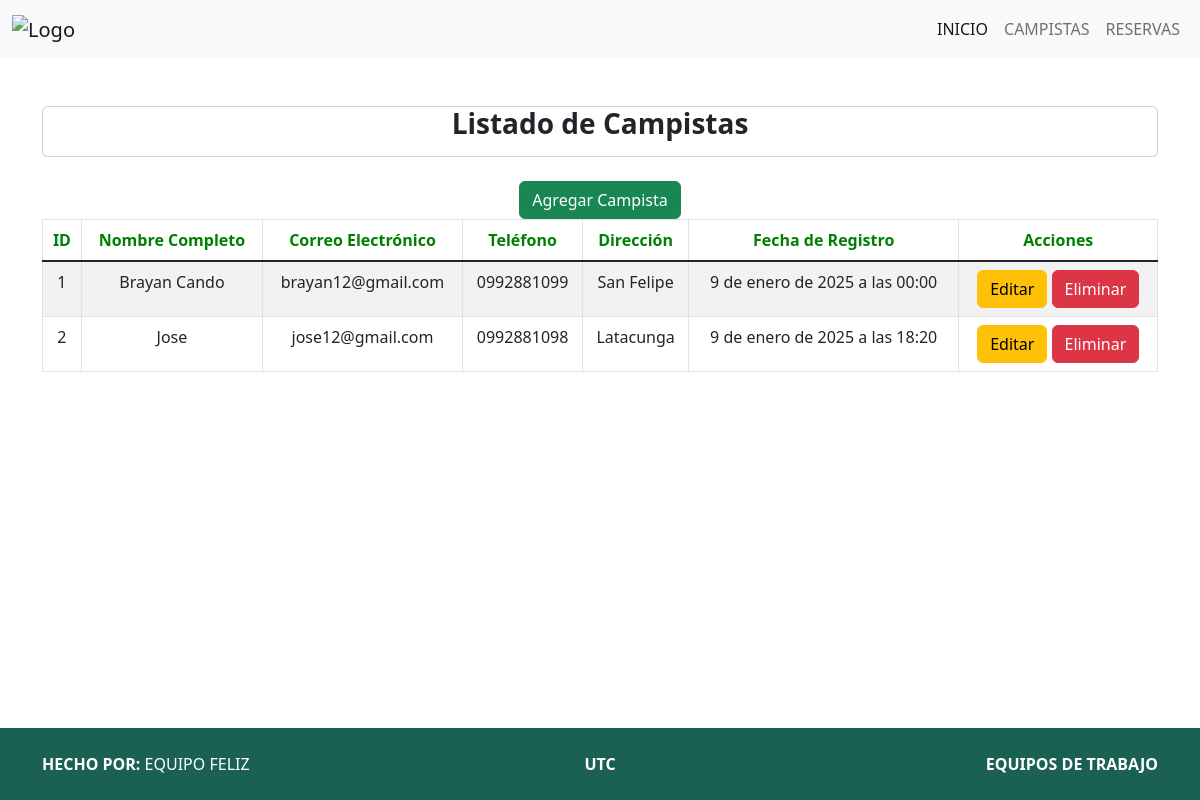
Screenshot of /listadoCampistas/ with the database file from the repository.
### Aplicaciones/naturaleza/models.py (models this page shows, shortened)
class Campista(models.Model):
    nombre_completo = models.CharField(max_length=255)
    correo_electronico = models.EmailField(unique=True)
    telefono = models.CharField(max_length=15)
    direccion = models.TextField(blank=True, null=True)
    fecha_registro = models.DateTimeField(auto_now_add=True)

### Aplicaciones/naturaleza/views.py (the view)
# urls.py: path('listadoCampistas/', views.listadoCampistas, name='listado_campistas'),
def listadoCampistas(request):
    campistas = Campista.objects.all()
    return render(request, "campista/listadoCampista.html", {'campistas': campistas})

### Aplicaciones/naturaleza/templates/campista/listadoCampista.html (shortened to what this page needs)
{% extends "plantilla.html" %}
{% block body %}
<br>
<div class="card">
    <div class="card-title text-center">
        <h3><b>Listado de Campistas</b></h3>
    </div>
</div>
<br>
<div style="text-align: center;">
    <a href="{% url 'nuevaCampista' %}" class="btn btn-success">Agregar Campista</a>
</div>
<table class="table table-bordered table-striped table-hover text-center" id="tbl-campistas">
    <thead>
        <tr>
            <th style="color: green;">ID</th>
            <th style="color: green;">Nombre Completo</th>
            <th style="color: green;">Correo Electrónico</th>
            <th style="color: green;">Teléfono</th>
            <th style="color: green;">Dirección</th>
            <th style="color: green;">Fecha de Registro</th>
            <th style="color: green;">Acciones</th>
        </tr>
    </thead>
    <tbody>
        {% for campista in campistas %}
        <tr>
            <td>{{ forloop.counter }}</td>
            <td>{{ campista.nombre_completo }}</td>
            <td>{{ campista.correo_electronico }}</td>
            <td>{{ campista.telefono }}</td>
            <td>{{ campista.direccion }}</td>
            <td>{{ campista.fecha_registro }}</td>
            <td>
                <a href="{% url 'editarCampista' campista.id %}" class="btn btn-warning">Editar</a>
                <button class="btn btn-danger" data-bs-toggle="modal" data-bs-target="#confirmDeleteModal" onclick="setDeleteFormAction('{{ campista.id }}')">Eliminar</button>
            </td>
        </tr>
        {% endfor %}
    </tbody>
</table>
{% endblock %}

### Aplicaciones/naturaleza/templates/plantilla.html (style rules this page uses)
body { display: flex; flex-direction: column; min-height: 100vh; }

### rows the page displays
Campista: nombre_completo "Brayan Cando", correo_electronico "brayan12@gmail.com", telefono "0992881099", direccion "San Felipe", fecha_registro "9 de enero de 2025 a las 00:00"
Campista: nombre_completo "Jose", correo_electronico "jose12@gmail.com", telefono "0992881098", direccion "Latacunga", fecha_registro "9 de enero de 2025 a las 18:20"
